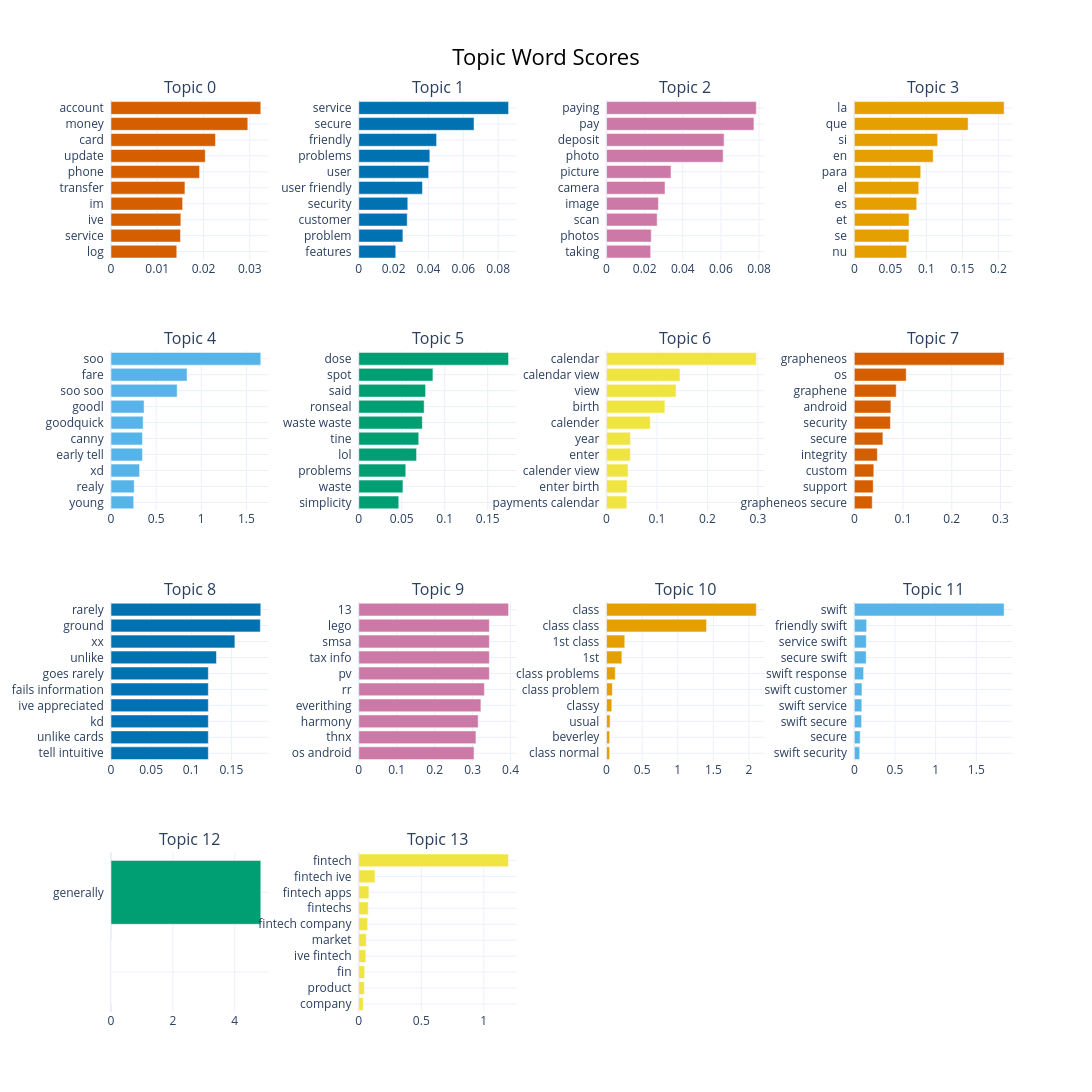

The notebook cell this image was saved under:
### Code cell
tm_try.visualize_barchart(width = 280, height = 330, top_n_topics=30, n_words=10)

### Figure 1 — Plotly figure (JSON) as saved in the notebook; plotly's stock layout.template omitted (floating-point values rounded to 4 significant figures)
{"data": [{"marker": {"color": "#D55E00"}, "orientation": "h", "type": "bar", "x": [0.01422, 0.01502, 0.0151, 0.01548, 0.01598, 0.01915, 0.02038, 0.02258, 0.02958, 0.03238], "xaxis": "x", "y": ["log  ", "service  ", "ive  ", "im  ", "transfer  ", "phone  ", "update  ", "card  ", "money  ", "account  "], "yaxis": "y"}, {"marker": {"color": "#0072B2"}, "orientation": "h", "type": "bar", "x": [0.02123, 0.02533, 0.02779, 0.02814, 0.03656, 0.04012, 0.04079, 0.04466, 0.06614, 0.08597], "xaxis": "x2", "y": ["features  ", "problem  ", "customer  ", "security  ", "user friendly  ", "user  ", "problems  ", "friendly  ", "secure  ", "service  "], "yaxis": "y2"}, {"marker": {"color": "#CC79A7"}, "orientation": "h", "type": "bar", "x": [0.02315, 0.02346, 0.02656, 0.02722, 0.03066, 0.03383, 0.06119, 0.06167, 0.07733, 0.07859], "xaxis": "x3", "y": ["taking  ", "photos  ", "scan  ", "image  ", "camera  ", "picture  ", "photo  ", "deposit  ", "pay  ", "paying  "], "yaxis": "y3"}, {"marker": {"color": "#E69F00"}, "orientation": "h", "type": "bar", "x": [0.07261, 0.07581, 0.07595, 0.08655, 0.0894, 0.09213, 0.1094, 0.1156, 0.1579, 0.2078], "xaxis": "x4", "y": ["nu  ", "se  ", "et  ", "es  ", "el  ", "para  ", "en  ", "si  ", "que  ", "la  "], "yaxis": "y4"}, {"marker": {"color": "#56B4E9"}, "orientation": "h", "type": "bar", "x": [0.2517, 0.2574, 0.3171, 0.3484, 0.3484, 0.3564, 0.3666, 0.7333, 0.8431, 1.66], "xaxis": "x5", "y": ["young  ", "realy  ", "xd  ", "early tell  ", "canny  ", "goodquick  ", "goodl  ", "soo soo  ", "fare  ", "soo  "], "yaxis": "y5"}, {"marker": {"color": "#009E73"}, "orientation": "h", "type": "bar", "x": [0.04651, 0.05139, 0.05468, 0.06721, 0.06977, 0.07391, 0.07605, 0.0777, 0.08626, 0.1743], "xaxis": "x6", "y": ["simplicity  ", "waste  ", "problems  ", "lol  ", "tine  ", "waste waste  ", "ronseal  ", "said  ", "spot  ", "dose  "], "yaxis": "y6"}, {"marker": {"color": "#F0E442"}, "orientation": "h", "type": "bar", "x": [0.04021, 0.0408, 0.04274, 0.04718, 0.04752, 0.08668, 0.1157, 0.1378, 0.1456, 0.2969], "xaxis": "x7", "y": ["payments calendar  ", "enter birth  ", "calender view  ", "enter  ", "year  ", "calender  ", "birth  ", "view  ", "calendar view  ", "calendar  "], "yaxis": "y7"}, {"marker": {"color": "#D55E00"}, "orientation": "h", "type": "bar", "x": [0.03677, 0.03887, 0.03998, 0.04725, 0.05866, 0.07408, 0.07512, 0.08603, 0.1065, 0.3075], "xaxis": "x8", "y": ["grapheneos secure  ", "support  ", "custom  ", "integrity  ", "secure  ", "security  ", "android  ", "graphene  ", "os  ", "grapheneos  "], "yaxis": "y8"}, {"marker": {"color": "#0072B2"}, "orientation": "h", "type": "bar", "x": [0.1213, 0.1213, 0.1213, 0.1213, 0.1213, 0.1213, 0.1314, 0.1543, 0.1861, 0.1866], "xaxis": "x9", "y": ["tell intuitive  ", "unlike cards  ", "kd  ", "ive appreciated  ", "fails information  ", "goes rarely  ", "unlike  ", "xx  ", "ground  ", "rarely  "], "yaxis": "y9"}, {"marker": {"color": "#CC79A7"}, "orientation": "h", "type": "bar", "x": [0.3038, 0.3088, 0.3147, 0.3219, 0.3312, 0.3442, 0.3442, 0.3442, 0.3442, 0.3948], "xaxis": "x10", "y": ["os android  ", "thnx  ", "harmony  ", "everithing  ", "rr  ", "pv  ", "tax info  ", "smsa  ", "lego  ", "13  "], "yaxis": "y10"}, {"marker": {"color": "#E69F00"}, "orientation": "h", "type": "bar", "x": [0.04356, 0.04356, 0.04946, 0.07398, 0.08146, 0.1222, 0.2151, 0.256, 1.403, 2.103], "xaxis": "x11", "y": ["class normal  ", "beverley  ", "usual  ", "classy  ", "class problem  ", "class problems  ", "1st  ", "1st class  ", "class class  ", "class  "], "yaxis": "y11"}, {"marker": {"color": "#56B4E9"}, "orientation": "h", "type": "bar", "x": [0.06602, 0.07222, 0.08957, 0.09234, 0.0941, 0.1142, 0.1457, 0.1474, 0.1514, 1.842], "xaxis": "x12", "y": ["swift security  ", "secure  ", "swift secure  ", "swift service  ", "swift customer  ", "swift response  ", "secure swift  ", "service swift  ", "friendly swift  ", "swift  "], "yaxis": "y12"}, {"marker": {"color": "#009E73"}, "orientation": "h", "type": "bar", "x": [1e-05, 1e-05, 1e-05, 1e-05, 1e-05, 1e-05, 1e-05, 1e-05, 1e-05, 4.843], "xaxis": "x13", "y": ["  ", "  ", "  ", "  ", "  ", "  ", "  ", "  ", "  ", "generally  "], "yaxis": "y13"}, {"marker": {"color": "#F0E442"}, "orientation": "h", "type": "bar", "x": [0.03533, 0.04471, 0.04714, 0.05672, 0.06019, 0.07121, 0.07597, 0.08085, 0.1301, 1.198], "xaxis": "x14", "y": ["company  ", "product  ", "fin  ", "ive fintech  ", "market  ", "fintech company  ", "fintechs  ", "fintech apps  ", "fintech ive  ", "fintech  "], "yaxis": "y14"}], "layout": {"annotations": [{"font": {"size": 16}, "showarrow": false, "text": "Topic 0", "x": 0.0875, "xanchor": "center", "xref": "paper", "y": 1, "yanchor": "bottom", "yref": "paper"}, {"font": {"size": 16}, "showarrow": false, "text": "Topic 1", "x": 0.3625, "xanchor": "center", "xref": "paper", "y": 1, "yanchor": "bottom", "yref": "paper"}, {"font": {"size": 16}, "showarrow": false, "text": "Topic 2", "x": 0.6375, "xanchor": "center", "xref": "paper", "y": 1, "yanchor": "bottom", "yref": "paper"}, {"font": {"size": 16}, "showarrow": false, "text": "Topic 3", "x": 0.9125, "xanchor": "center", "xref": "paper", "y": 1, "yanchor": "bottom", "yref": "paper"}, {"font": {"size": 16}, "showarrow": false, "text": "Topic 4", "x": 0.0875, "xanchor": "center", "xref": "paper", "y": 0.725, "yanchor": "bottom", "yref": "paper"}, {"font": {"size": 16}, "showarrow": false, "text": "Topic 5", "x": 0.3625, "xanchor": "center", "xref": "paper", "y": 0.725, "yanchor": "bottom", "yref": "paper"}, {"font": {"size": 16}, "showarrow": false, "text": "Topic 6", "x": 0.6375, "xanchor": "center", "xref": "paper", "y": 0.725, "yanchor": "bottom", "yref": "paper"}, {"font": {"size": 16}, "showarrow": false, "text": "Topic 7", "x": 0.9125, "xanchor": "center", "xref": "paper", "y": 0.725, "yanchor": "bottom", "yref": "paper"}, {"font": {"size": 16}, "showarrow": false, "text": "Topic 8", "x": 0.0875, "xanchor": "center", "xref": "paper", "y": 0.45, "yanchor": "bottom", "yref": "paper"}, {"font": {"size": 16}, "showarrow": false, "text": "Topic 9", "x": 0.3625, "xanchor": "center", "xref": "paper", "y": 0.45, "yanchor": "bottom", "yref": "paper"}, {"font": {"size": 16}, "showarrow": false, "text": "Topic 10", "x": 0.6375, "xanchor": "center", "xref": "paper", "y": 0.45, "yanchor": "bottom", "yref": "paper"}, {"font": {"size": 16}, "showarrow": false, "text": "Topic 11", "x": 0.9125, "xanchor": "center", "xref": "paper", "y": 0.45, "yanchor": "bottom", "yref": "paper"}, {"font": {"size": 16}, "showarrow": false, "text": "Topic 12", "x": 0.0875, "xanchor": "center", "xref": "paper", "y": 0.175, "yanchor": "bottom", "yref": "paper"}, {"font": {"size": 16}, "showarrow": false, "text": "Topic 13", "x": 0.3625, "xanchor": "center", "xref": "paper", "y": 0.175, "yanchor": "bottom", "yref": "paper"}], "height": 1320, "hoverlabel": {"bgcolor": "white", "font": {"family": "Rockwell", "size": 16}}, "showlegend": false, "title": {"font": {"color": "Black", "size": 22}, "text": "Topic Word Scores", "x": 0.5, "xanchor": "center", "yanchor": "top"}, "width": 1120, "xaxis": {"anchor": "y", "domain": [0, 0.175], "showgrid": true}, "xaxis10": {"anchor": "y10", "domain": [0.275, 0.45], "showgrid": true}, "xaxis11": {"anchor": "y11", "domain": [0.55, 0.725], "showgrid": true}, "xaxis12": {"anchor": "y12", "domain": [0.825, 1], "showgrid": true}, "xaxis13": {"anchor": "y13", "domain": [0, 0.175], "showgrid": true}, "xaxis14": {"anchor": "y14", "domain": [0.275, 0.45], "showgrid": true}, "xaxis15": {"anchor": "y15", "domain": [0.55, 0.725], "showgrid": true}, "xaxis16": {"anchor": "y16", "domain": [0.825, 1], "showgrid": true}, "xaxis2": {"anchor": "y2", "domain": [0.275, 0.45], "showgrid": true}, "xaxis3": {"anchor": "y3", "domain": [0.55, 0.725], "showgrid": true}, "xaxis4": {"anchor": "y4", "domain": [0.825, 1], "showgrid": true}, "xaxis5": {"anchor": "y5", "domain": [0, 0.175], "showgrid": true}, "xaxis6": {"anchor": "y6", "domain": [0.275, 0.45], "showgrid": true}, "xaxis7": {"anchor": "y7", "domain": [0.55, 0.725], "showgrid": true}, "xaxis8": {"anchor": "y8", "domain": [0.825, 1], "showgrid": true}, "xaxis9": {"anchor": "y9", "domain": [0, 0.175], "showgrid": true}, "yaxis": {"anchor": "x", "domain": [0.825, 1], "showgrid": true}, "yaxis10": {"anchor": "x10", "domain": [0.275, 0.45], "showgrid": true}, "yaxis11": {"anchor": "x11", "domain": [0.275, 0.45], "showgrid": true}, "yaxis12": {"anchor": "x12", "domain": [0.275, 0.45], "showgrid": true}, "yaxis13": {"anchor": "x13", "domain": [0, 0.175], "showgrid": true}, "yaxis14": {"anchor": "x14", "domain": [0, 0.175], "showgrid": true}, "yaxis15": {"anchor": "x15", "domain": [0, 0.175], "showgrid": true}, "yaxis16": {"anchor": "x16", "domain": [0, 0.175], "showgrid": true}, "yaxis2": {"anchor": "x2", "domain": [0.825, 1], "showgrid": true}, "yaxis3": {"anchor": "x3", "domain": [0.825, 1], "showgrid": true}, "yaxis4": {"anchor": "x4", "domain": [0.825, 1], "showgrid": true}, "yaxis5": {"anchor": "x5", "domain": [0.55, 0.725], "showgrid": true}, "yaxis6": {"anchor": "x6", "domain": [0.55, 0.725], "showgrid": true}, "yaxis7": {"anchor": "x7", "domain": [0.55, 0.725], "showgrid": true}, "yaxis8": {"anchor": "x8", "domain": [0.55, 0.725], "showgrid": true}, "yaxis9": {"anchor": "x9", "domain": [0.275, 0.45], "showgrid": true}}}
